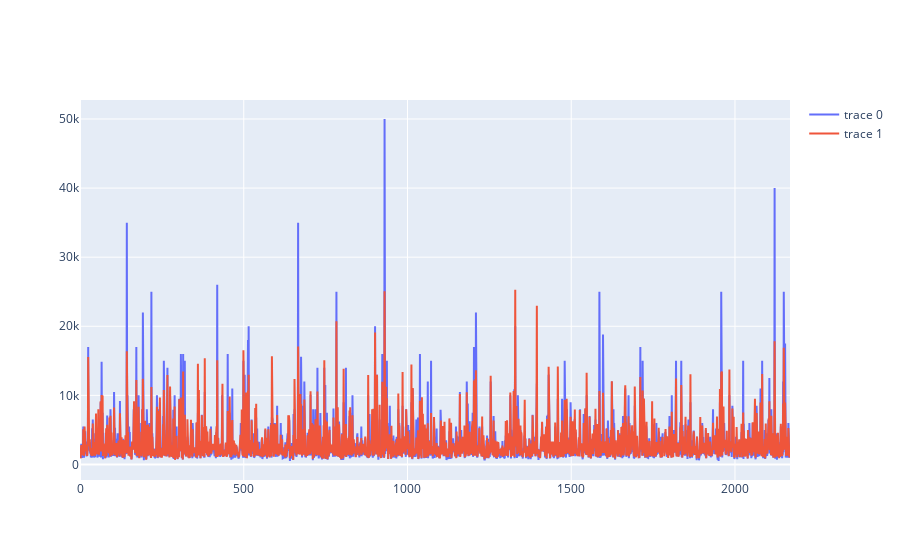

The code cell stored with this chart in its notebook:
### Code cell
# Usa Plotly para visualizar a comparação entre os valores reais (y_test)
# e as previsões do melhor modelo de Random Forest.
# Cada ponto no gráfico representa uma amostra. A proximidade das duas linhas
# indica quão bem o modelo está conseguindo aprender.

import plotly.graph_objects as go

fig = go.Figure(data=[go.Scatter(y=y_test.values), go.Scatter(y=final_model_predictions)])

fig.show()

### Figure 1 — Plotly figure (JSON) as saved in the notebook; plotly's stock layout.template omitted (floating-point values rounded to 4 significant figures; data arrays with more than 128 entries replaced by an {"elided": "..."} marker saying what was removed)
{"data": [{"type": "scatter", "y": {"elided": "2169 int values"}}, {"type": "scatter", "y": {"elided": "2169 float values"}}], "layout": {}}
